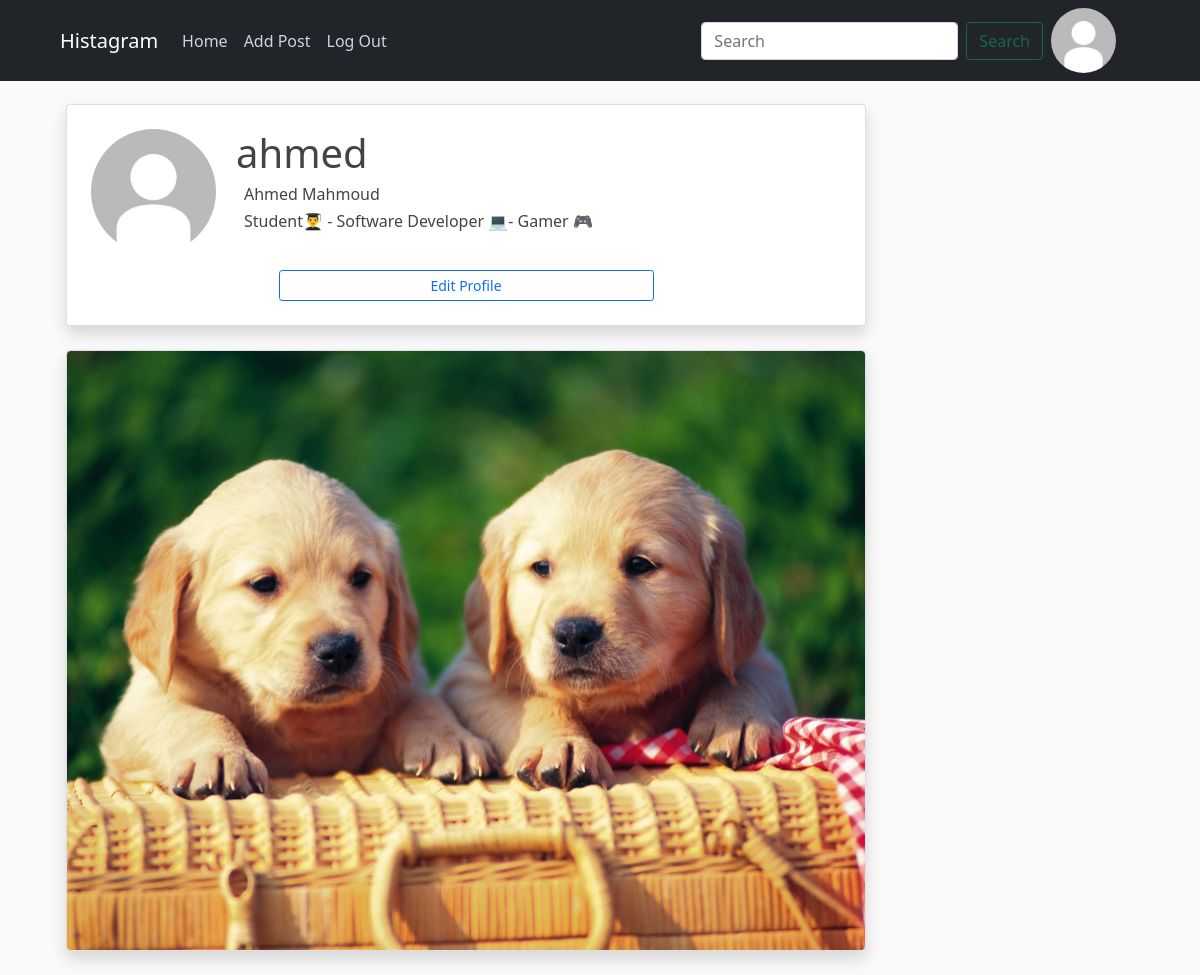
Page /user/1/profile (signed in) on the earlier database version.
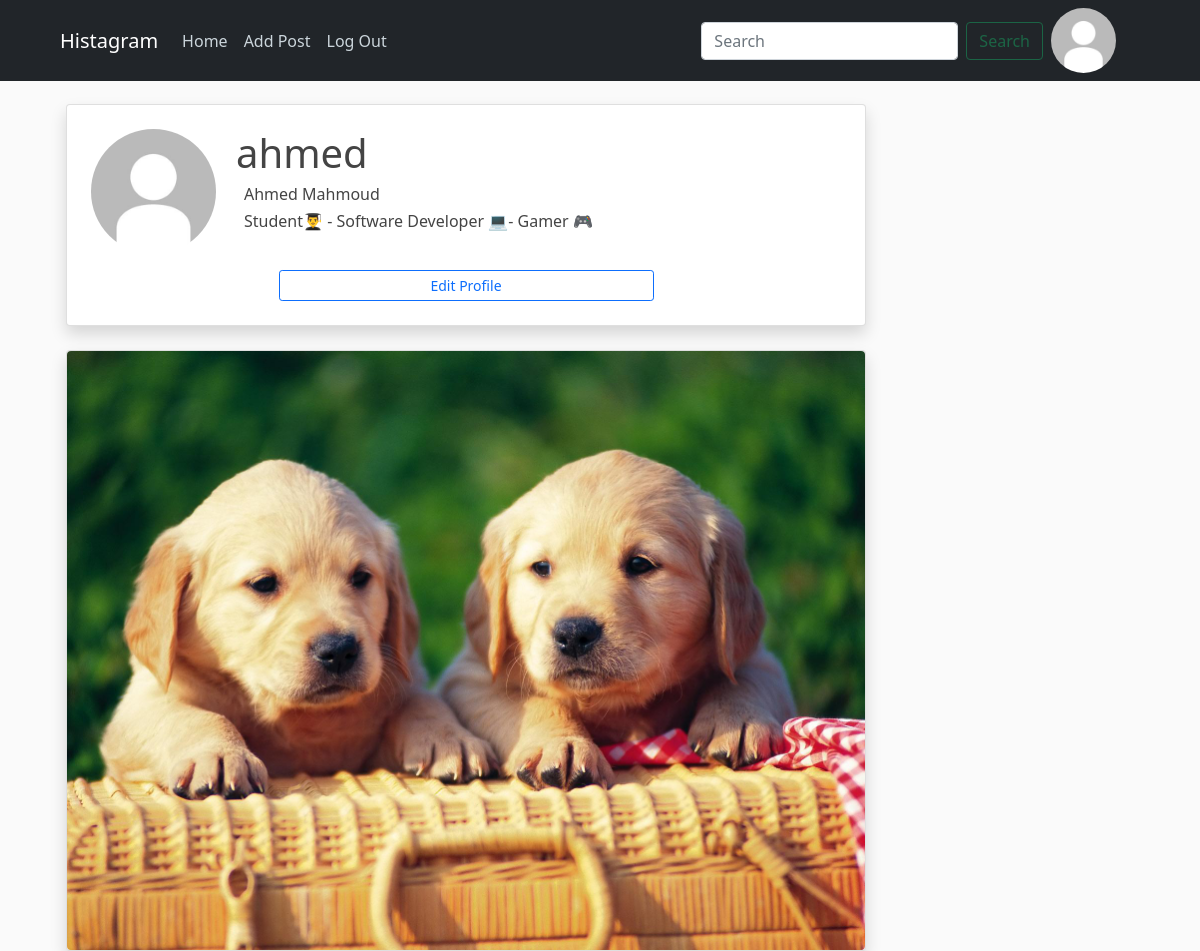
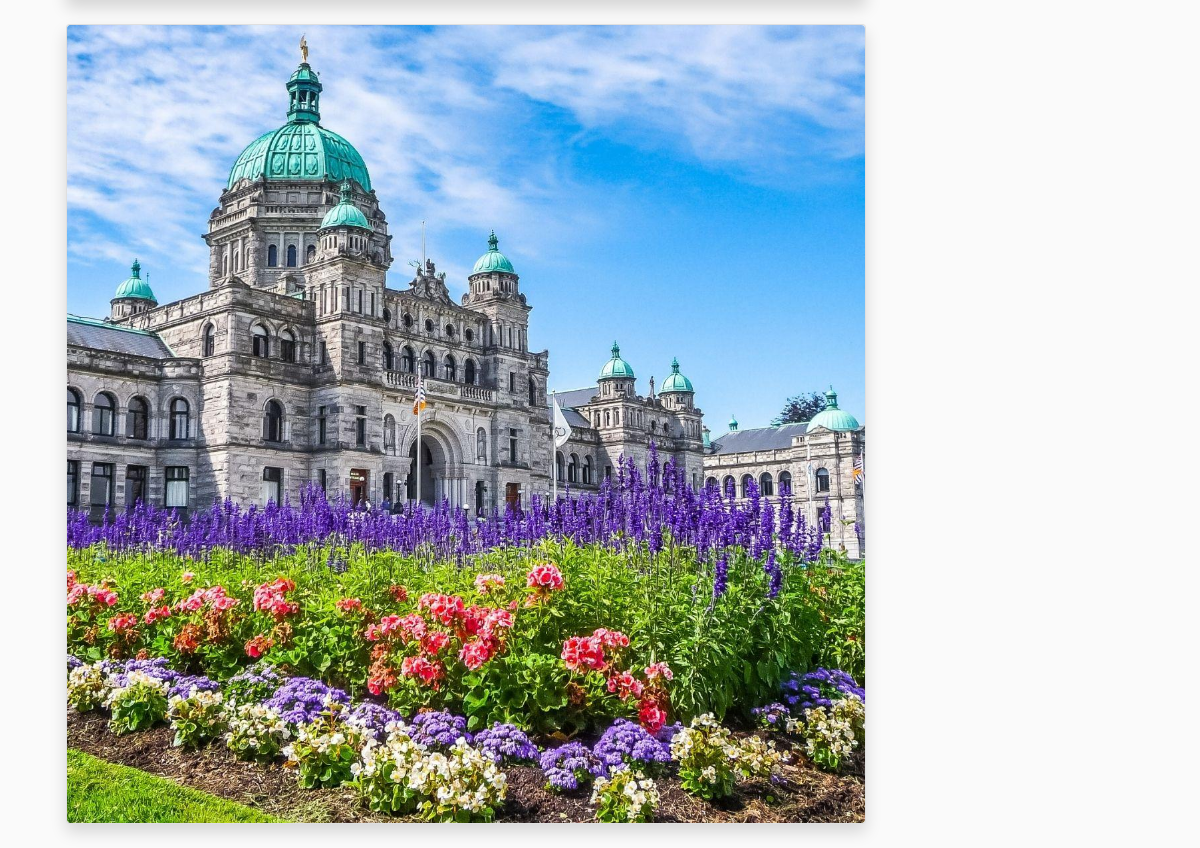
Same page on the later database version (2 pictures, top to bottom).
### posts/models.py (models this page shows, shortened)
class Posts(models.Model):
    caption = models.CharField(max_length=2200)
    date_posted = models.DateTimeField(default=timezone.now)
    image = models.ImageField(upload_to="PostsImages")
    user = ForeignKey(User, on_delete=models.CASCADE, related_name="userposts")

### users/views.py (the view)
# urls.py: path("<int:pk>/profile", ProfileDetailView.as_view(), name="profile"),
class ProfileDetailView(LoginRequiredMixin, DetailView):
    model = Profile
    template_name = "users/profile.html"

### users/templates/users/profile.html (shortened to what this page needs)
{% extends "posts/base.html" %}
{% block content %}
<div class="col-md-50">
   <div class="card shadow p-4 m-4 bg-white rounded" style="width: 50rem;">
    <div class="media " style='display:flex'>
      <img class="rounded-circle account-img" src="{{ object.picture.url}}">
      <div class="media-body">
        <h2 class="account-heading">{{ object.user.username }}</h2>
        <h6 class="m-2" >{{ object.name }}</h6>
        <h6 class="m-2">{{ object.status }}</p>
      </div>
    </div>
    {% if user == object.user %}
    <div class="row">
      <div class="col text-center">
         <a href="{% url 'update-profile' object.pk %}" class="btn btn-outline-primary btn-sm  w-50" >Edit Profile</a>
      </div>
   </div>
   {% endif %}
   </div>
   {% for post in object.user.userposts.all %}
   <a href="{% url 'detail-post' post.pk %}">
   <div class="card shadow p-0 m-4 bg-white rounded" style="width: 50rem;">
      <img class="card-img-body rounded" src="{{ post.image.url }}" alt="Card image cap">
   </div>
   </a>
   {% endfor %}
</div>
   {% endblock %}

Differences in the rows shown:
added Posts: image (picture)
